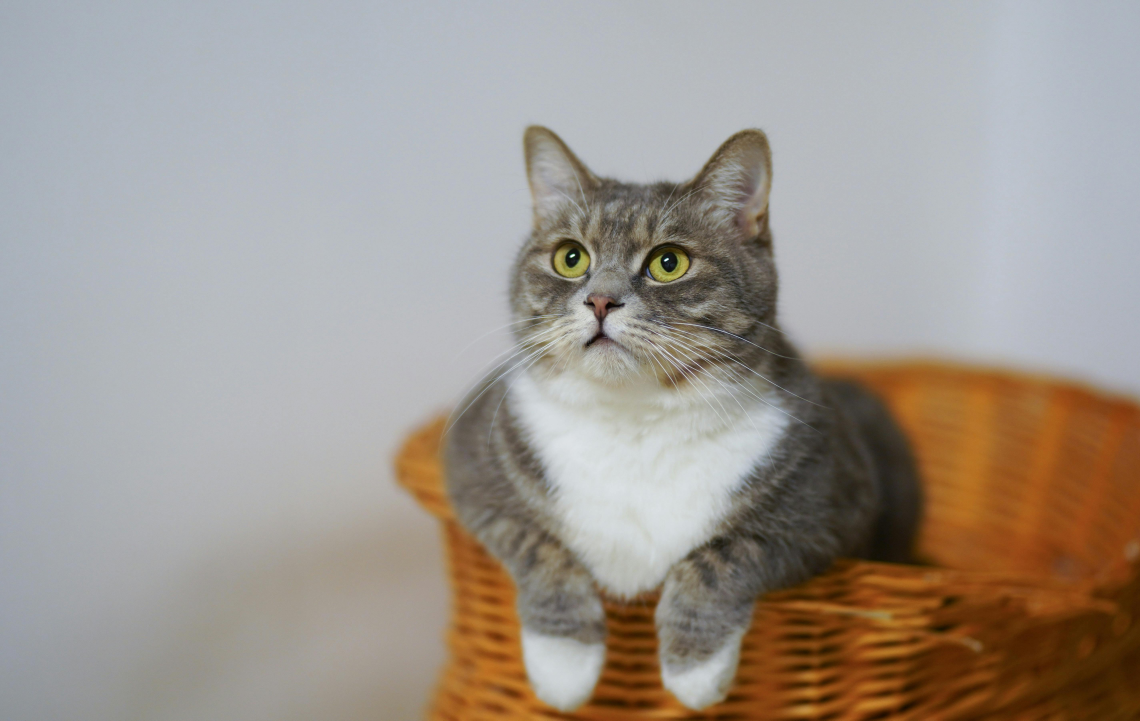
#> input picture dataset/cats/cat1.jpg, 5700 x 3601 px (shown at 1/5 size); its folder holds 3 pictures in this run
$ python knn_test.py
#> lines starting #> are read from the running program, lines starting #| are printed output that depends on the picture
import os
import numpy as np
from PIL import Image
from sklearn.neighbors import KNeighborsClassifier
import matplotlib.pyplot as plt

# Parameters
IMG_SIZE = 64
DATASET_PATH = "dataset"
TEST_IMAGES = ["test1.jpg", "test2.jpg", "test3.jpg"]

def load_images(folder, label):
#> called with folder = 'dataset/cats', label = 0
    data = []
    labels = []
    for file in os.listdir(folder):
        img = Image.open(os.path.join(folder, file)).convert("L")
        img = img.resize((IMG_SIZE, IMG_SIZE))
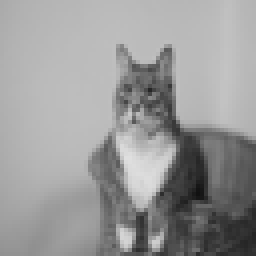
#> img: PIL image 64x64 L (shown 4 times larger); min 17, max 223, mean 153.3
        img_array = np.array(img).flatten()
#> img_array = 4096 values, max 223 at index 2527, min 17 at index 3121, mean 153.3
        data.append(img_array)
        labels.append(label)
#> pass 2 of the loop in load_images, `for file in os.listdir(folder):`:
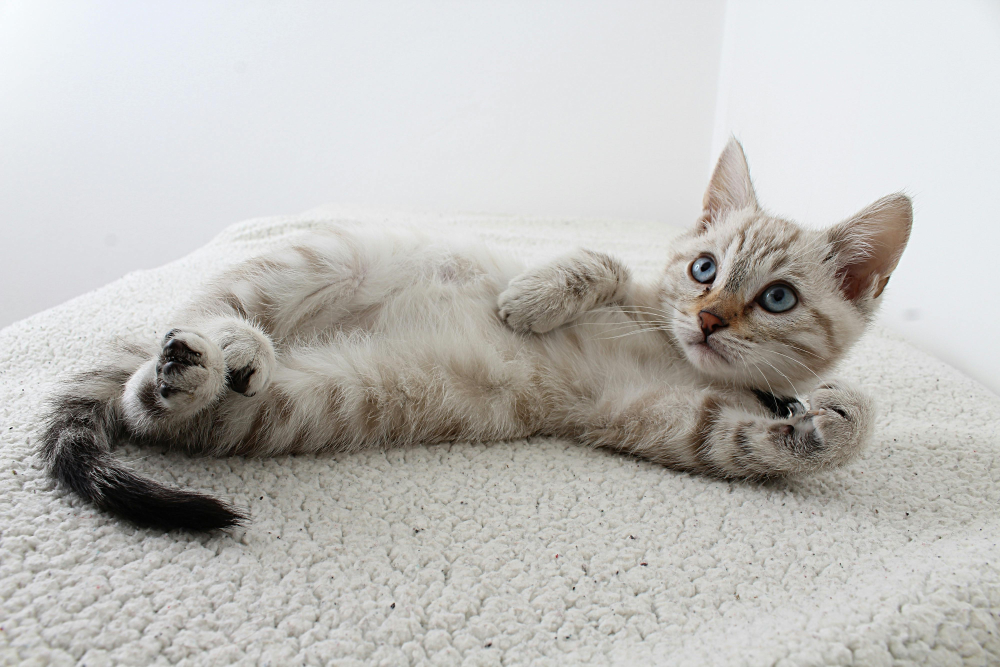
#> input picture dataset/cats/cat2.jpg, 4000 x 2667 px (shown at 1/4 size)
#> in load_images, `img = img.resize((IMG_SIZE, IMG_SIZE))`:
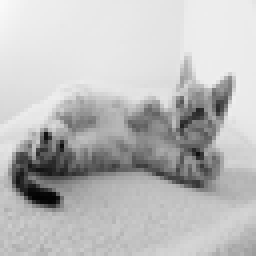
#> img: PIL image 64x64 L (shown 4 times larger); min 3, max 249, mean 189.2
#> img_array = 4096 values, max 249 at index 0, min 3 at index 3145, mean 189.2
#> pass 3 of the loop in load_images, `for file in os.listdir(folder):`:
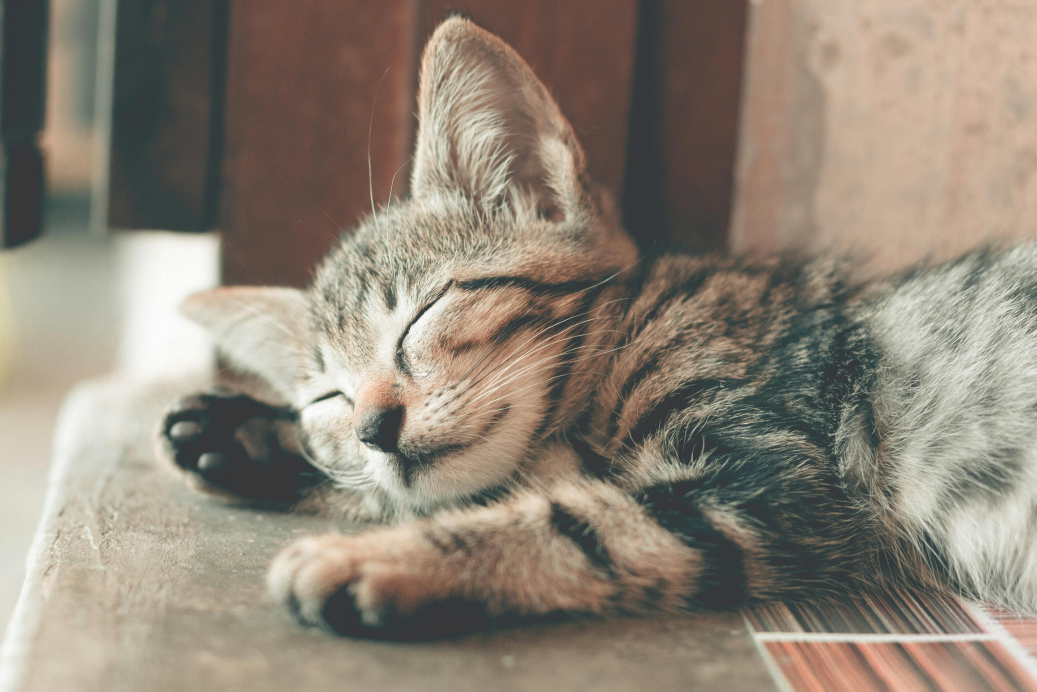
#> input picture dataset/cats/cat3.jpg, 5184 x 3456 px (shown at 1/5 size)
#> in load_images, `img = Image.open(os.path.join(folder, file)).convert("L")`:
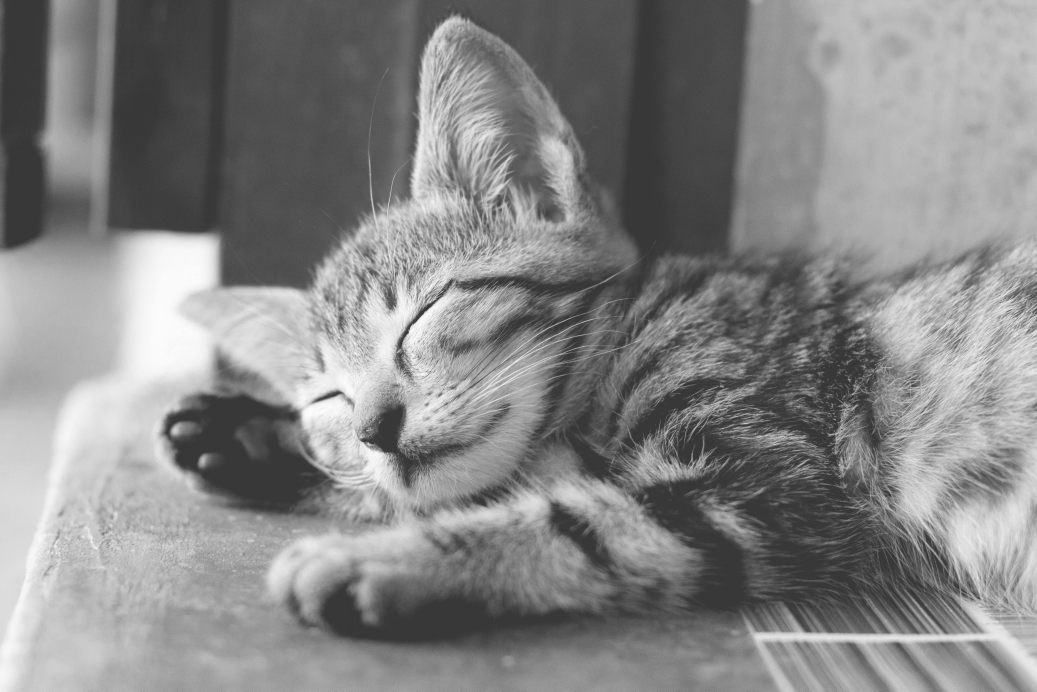
#> img: PIL image 5184x3456 L (shown at 1/5 size); min 34, max 255, mean 134
#> in load_images, `img = img.resize((IMG_SIZE, IMG_SIZE))`:
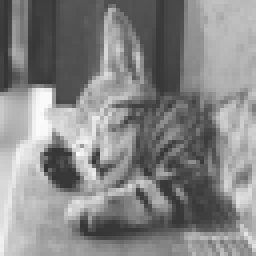
#> img: PIL image 64x64 L (shown 4 times larger); min 51, max 252, mean 134
#> img_array = 4096 values, max 252 at index 2451, min 51 at index 2583, mean 134
    return data, labels

# Load dataset
cats, cat_labels = load_images(DATASET_PATH + "/cats", 0)
#> cats = 3 items; cat_labels = [0, 0, 0]
dogs, dog_labels = load_images(DATASET_PATH + "/dogs", 1)
#> call 2 of load_images, with folder = 'dataset/dogs', label = 1
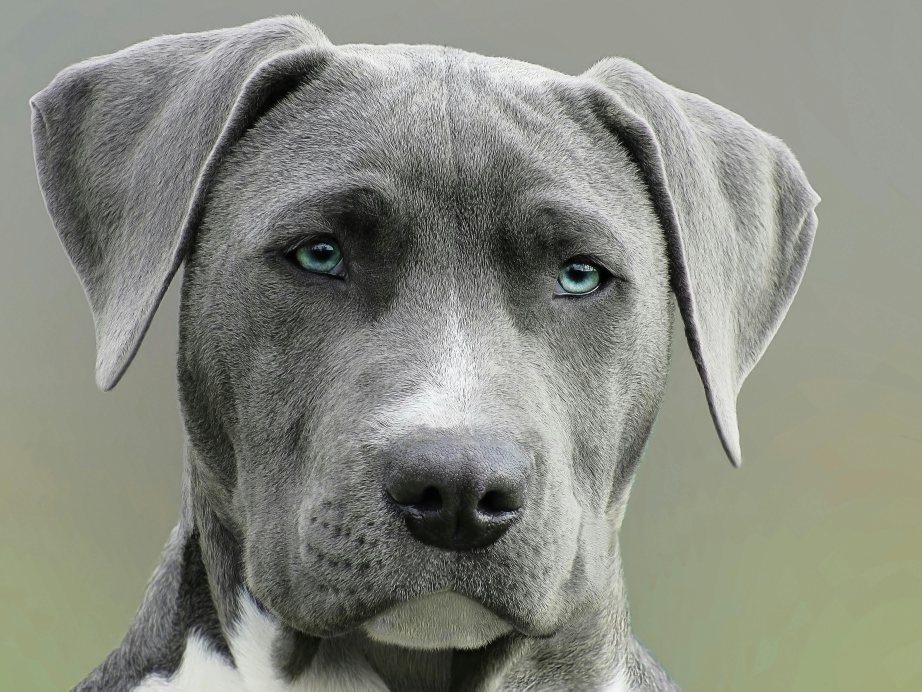
#> input picture dataset/dogs/dog1.jpg, 4608 x 3456 px (shown at 1/5 size)
#> in load_images (call 2), `img = Image.open(os.path.join(folder, file)).convert("L")`:
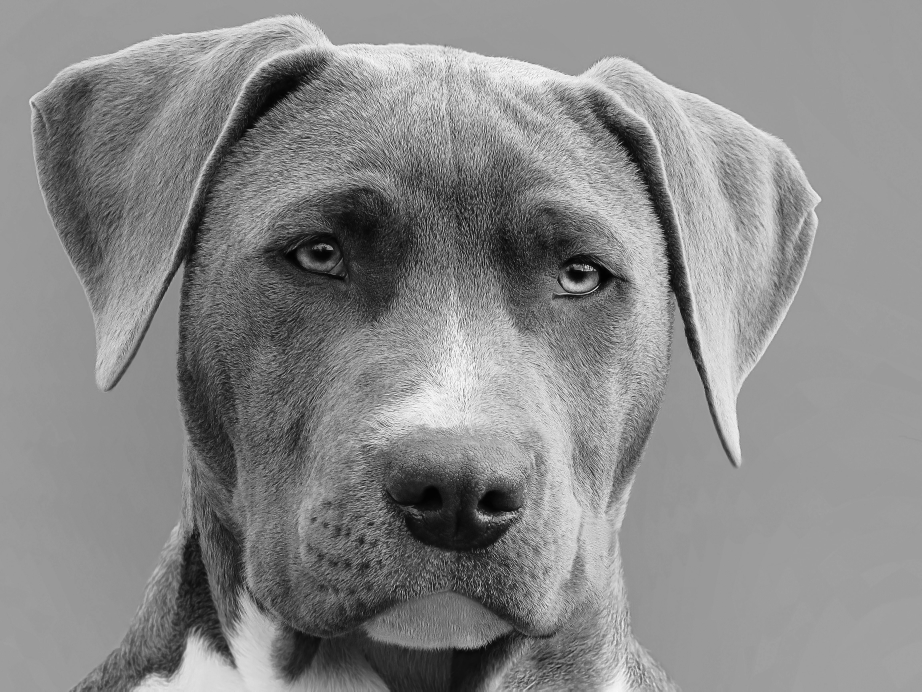
#> img: PIL image 4608x3456 L (shown at 1/5 size); min 0, max 255, mean 136.6
#> in load_images (call 2), `img = img.resize((IMG_SIZE, IMG_SIZE))`:
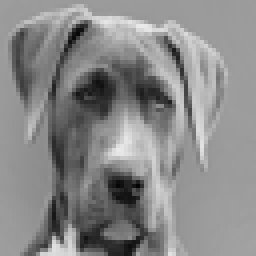
#> img: PIL image 64x64 L (shown 4 times larger); min 4, max 234, mean 136.6
#> in load_images (call 2), `img_array = np.array(img).flatten()`: img_array = 4096 values, max 234 at index 419, min 4 at index 2978, mean 136.6
#> dogs = 1 item; dog_labels = [1]

X = np.array(cats + dogs)
y = np.array(cat_labels + dog_labels)
#> y = [0, 0, 0, 1]

# Train KNN
knn = KNeighborsClassifier(n_neighbors=5)
knn.fit(X, y)

# Prepare figure
plt.figure(figsize=(12, 4))

for i, file in enumerate(TEST_IMAGES):
    img = Image.open(file).convert("L")
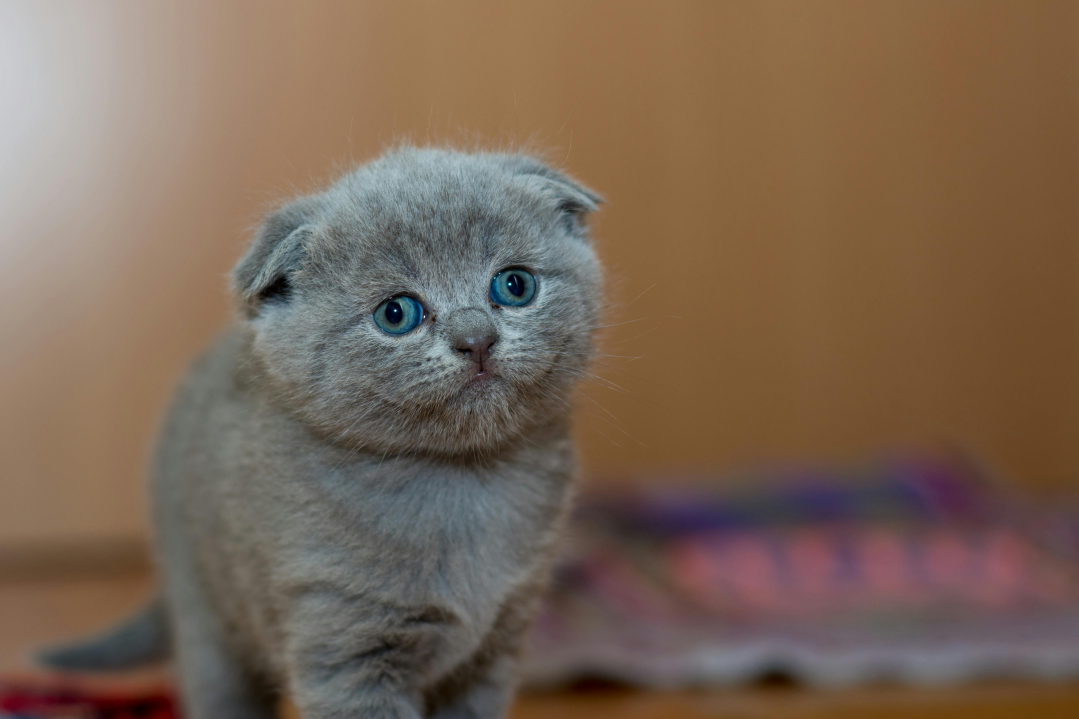
#> input picture test1.jpg, 5392 x 3595 px (shown at 1/5 size)
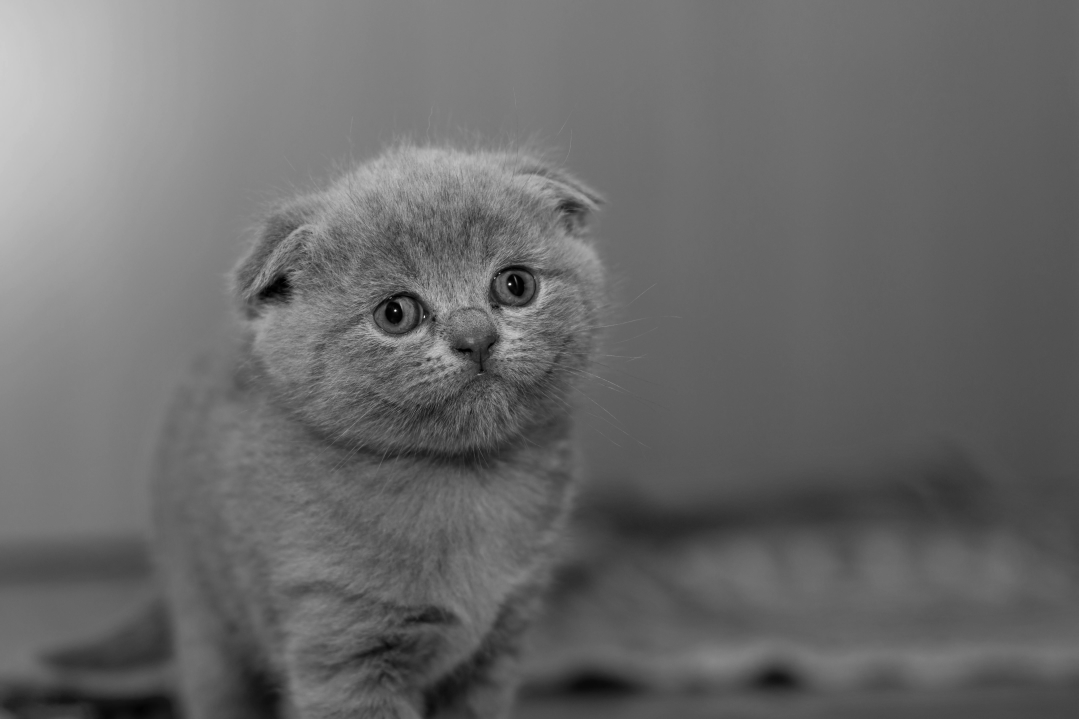
#> img: PIL image 5392x3595 L (shown at 1/5 size); min 0, max 255, mean 105.7
    img = img.resize((IMG_SIZE, IMG_SIZE))
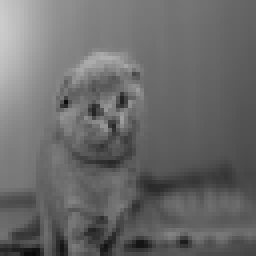
#> img: PIL image 64x64 L (shown 4 times larger); min 9, max 203, mean 105.7
    vector = np.array(img).flatten()
#> vector = 4096 values, max 203 at index 256, min 9 at index 4040, mean 105.7

#> (the run stopped early here; a loop or call above may not have finished)
